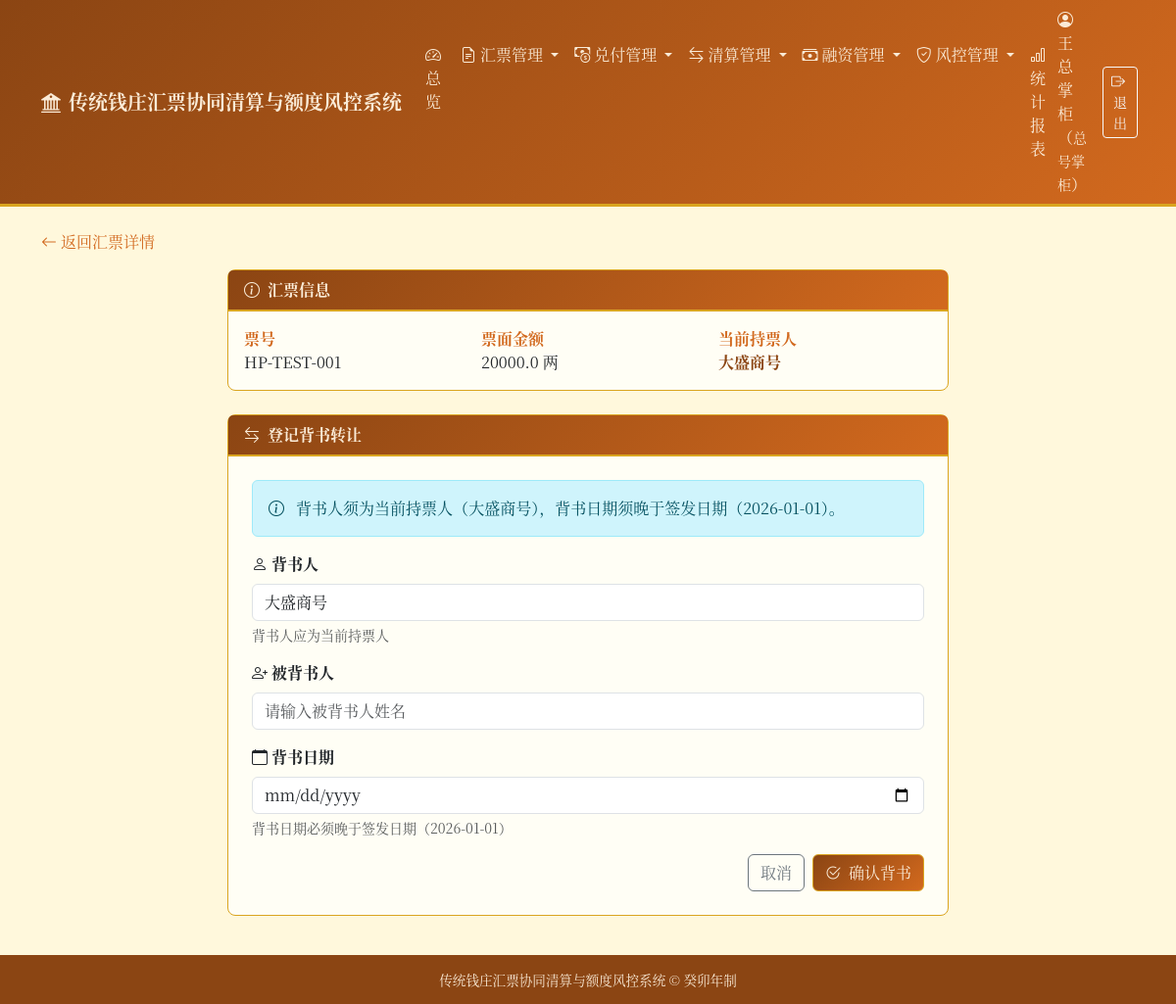
Page /bills/1/endorse (signed in) on the committed database.
### tables this page shows
CREATE TABLE bills (
        id INTEGER PRIMARY KEY AUTOINCREMENT,
        bill_no TEXT UNIQUE NOT NULL,
        amount REAL NOT NULL CHECK(amount > 0),
        issuer_id INTEGER NOT NULL,
        issue_branch_id INTEGER,
        payee TEXT NOT NULL,
        issue_date TEXT NOT NULL,
        due_date TEXT,
        status TEXT NOT NULL DEFAULT '有效' CHECK(status IN (
            '有效', '已兑付', '已作废', '挂失', '冻结'
        )),
        remark TEXT,
        FOREIGN KEY (issuer_id) REFERENCES users(id),
        FOREIGN KEY (issue_branch_id) REFERENCES branches(id)
    );

### main.py (the view)
@app.get("/bills/{bill_id}/endorse", response_class=HTMLResponse)
def endorse_page(request: Request, bill_id: int, user=Depends(auth_dep)):
    if user["role"] not in OPERATOR_ROLES:
        raise HTTPException(status_code=403, detail="无权登记背书")
    conn = get_db()
    cursor = conn.cursor()
    cursor.execute("SELECT * FROM bills WHERE id = ?", (bill_id,))
    bill = cursor.fetchone()
    if not bill:
        conn.close()
        raise HTTPException(status_code=404, detail="汇票不存在")
    if bill["status"] != "有效":
        conn.close()
        raise HTTPException(status_code=400, detail="该汇票不可背书")
    current_payee = get_current_payee(bill_id, conn)
    conn.close()
    return templates.TemplateResponse(
        "endorse.html",
        {
            "request": request,
            "user": user,
            "bill": dict(bill),
            "current_payee": current_payee,
        },
    )

### templates/endorse.html (shortened to what this page needs)
{% extends "base.html" %}
{% block content %}
<div class="mb-3">
    <a href="/bills/{{ bill.id }}" class="text-decoration-none" style="color: var(--qz-secondary);">
        <i class="bi bi-arrow-left me-1"></i>返回汇票详情
    </a>
</div>
<div class="row justify-content-center">
    <div class="col-lg-8">
        <div class="card card-qz mb-4">
            <div class="card-header">
                <i class="bi bi-info-circle me-2"></i>汇票信息
            </div>
            <div class="card-body">
                <div class="row">
                    <div class="col-md-4">
                        <strong style="color: var(--qz-secondary);">票号</strong>
                        <div>{{ bill.bill_no }}</div>
                    </div>
                    <div class="col-md-4">
                        <strong style="color: var(--qz-secondary);">票面金额</strong>
                        <div>{{ bill.amount }} 两</div>
                    </div>
                    <div class="col-md-4">
                        <strong style="color: var(--qz-secondary);">当前持票人</strong>
                        <div class="fw-bold" style="color: var(--qz-primary);">{{ current_payee }}</div>
                    </div>
                </div>
            </div>
        </div>
        <div class="card card-qz">
            <div class="card-header">
                <i class="bi bi-arrow-left-right me-2"></i>登记背书转让
            </div>
            <div class="card-body p-4">
                <div class="alert alert-info">
                    <i class="bi bi-info-circle me-2"></i>
                    背书人须为当前持票人（{{ current_payee }}），背书日期须晚于签发日期（{{ bill.issue_date }}）。
                </div>
                <form method="post" action="/bills/{{ bill.id }}/endorse">
                    <div class="mb-3">
                        <label for="endorser" class="form-label fw-bold">
                            <i class="bi bi-person me-1"></i>背书人
                        </label>
                        <input type="text" class="form-control" id="endorser" name="endorser"
                               value="{{ form.endorser if form else current_payee }}" required>
                        <div class="form-text">背书人应为当前持票人</div>
                    </div>
                    <div class="mb-3">
                        <label for="endorsee" class="form-label fw-bold">
                            <i class="bi bi-person-plus me-1"></i>被背书人
                        </label>
                        <input type="text" class="form-control" id="endorsee" name="endorsee"
                               value="{{ form.endorsee if form else '' }}" required
                               placeholder="请输入被背书人姓名">
                    </div>
                    <div class="mb-3">
                        <label for="endorse_date" class="form-label fw-bold">
                            <i class="bi bi-calendar me-1"></i>背书日期
                        </label>
                        <input type="date" class="form-control" id="endorse_date" name="endorse_date"
                               value="{{ form.endorse_date if form else '' }}" required>
                        <div class="form-text">背书日期必须晚于签发日期（{{ bill.issue_date }}）</div>
                    </div>
                    <div class="d-grid gap-2 d-md-flex justify-content-md-end">
                        <a href="/bills/{{ bill.id }}" class="btn btn-outline-secondary">取消</a>
                        <button type="submit" class="btn btn-qz">
                            <i class="bi bi-check2-circle me-2"></i>确认背书
                        </button>
                    </div>
                </form>
            </div>
        </div>
    </div>
</div>
{% endblock %}

### templates/base.html (style rules this page uses)
:root { --qz-primary: #8B4513; --qz-secondary: #D2691E; --qz-accent: #DAA520; --qz-bg: #FFF8DC; --qz-dark: #3E2723; --qz-light: #FAEBD7; }
body { background-color: var(--qz-bg); font-family: "Songti SC", "SimSun", "Noto Serif CJK SC", serif; color: var(--qz-dark); }
.card-qz { border: 1px solid var(--qz-accent); border-radius: 8px; background: #FFFEF5; }
.card-qz .card-header { background: linear-gradient(135deg, var(--qz-primary), var(--qz-secondary)); color: var(--qz-light); border-bottom: 2px solid var(--qz-accent); font-weight: bold; }
.btn-qz { background: linear-gradient(135deg, var(--qz-primary), var(--qz-secondary)); color: var(--qz-light); border: 1px solid var(--qz-accent); }

### rows in the picture
bills: bill_no "HP-TEST-001", amount "20000.0", payee "大盛商号", issue_date "2026-01-01", endorser "大盛商号"

### other values in the picture
{{ user.real_name }} "王总掌柜"
{{ user.role }} "总号掌柜"
